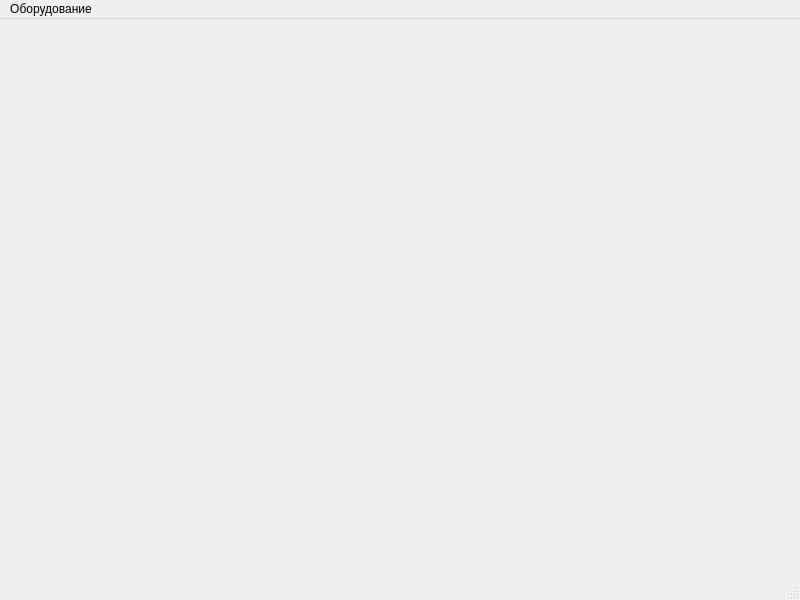
<?xml version="1.0" encoding="UTF-8"?>
<ui version="4.0">
 <class>MainWindow</class>
 <widget class="QMainWindow" name="MainWindow">
  <property name="geometry">
   <rect>
    <x>0</x>
    <y>0</y>
    <width>800</width>
    <height>600</height>
   </rect>
  </property>
  <property name="windowTitle">
   <string>MainWindow</string>
  </property>
  <widget class="QWidget" name="centralwidget"/>
  <widget class="QMenuBar" name="menubar">
   <property name="geometry">
    <rect>
     <x>0</x>
     <y>0</y>
     <width>800</width>
     <height>21</height>
    </rect>
   </property>
   <widget class="QMenu" name="menu">
    <property name="title">
     <string>Оборудование</string>
    </property>
    <addaction name="list_cards"/>
    <addaction name="new_card"/>
    <addaction name="separator"/>
    <addaction name="exit"/>
   </widget>
   <addaction name="menu"/>
  </widget>
  <widget class="QStatusBar" name="statusbar"/>
  <action name="list_cards">
   <property name="text">
    <string>Список</string>
   </property>
  </action>
  <action name="new_card">
   <property name="text">
    <string>Создать карточку</string>
   </property>
  </action>
  <action name="exit">
   <property name="text">
    <string>Выход</string>
   </property>
  </action>
 </widget>
 <resources/>
 <connections/>
</ui>
